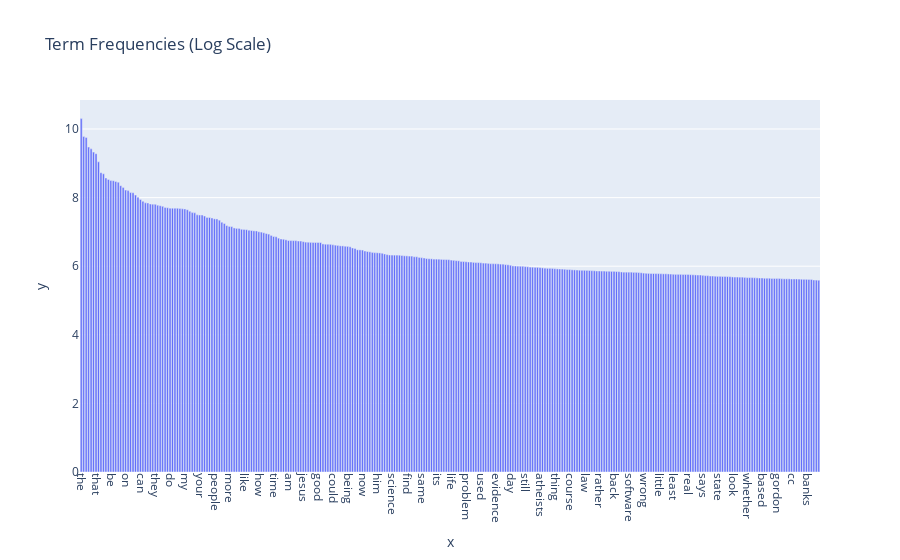

Notebook cell for this chart:
### Markdown cell above
### >>> **Exercise 15 (take home):** 
You can copy the code from the previous exercise and change the 'term_frequencies' variable for the 'term_frequencies_log', comment about the differences that you observe and talk about other possible insights that we can get from a log distribution.

### Code cell
# Answer here

import plotly.express as px

term_frequencies_log = np.array(term_frequencies_log)
term_freq_top300_idx = np.argsort(term_frequencies_log)[-300:][::-1]

fig = px.bar(x=count_vect.get_feature_names_out()[term_freq_top300_idx],
             y=term_frequencies_log[term_freq_top300_idx],
             title="Term Frequencies (Log Scale)")
fig.update_xaxes(tickangle=90)
fig.show()

# 改用 log scale 後，較不會被極大值影響視覺化的結果，曲線變的較平滑。

### Figure 1 — Plotly figure (JSON) as saved in the notebook; plotly's stock layout.template omitted (floating-point values rounded to 4 significant figures; data arrays with more than 128 entries replaced by an {"elided": "..."} marker saying what was removed)
{"data": [{"hovertemplate": "x=%{x}<br>y=%{y}<extra></extra>", "legendgroup": "", "marker": {"color": "#636efa", "pattern": {"shape": ""}}, "name": "", "orientation": "v", "showlegend": false, "textposition": "auto", "type": "bar", "x": {"elided": "300 str values"}, "xaxis": "x", "y": {"elided": "300 float values"}, "yaxis": "y"}], "layout": {"barmode": "relative", "legend": {"tracegroupgap": 0}, "title": {"text": "Term Frequencies (Log Scale)"}, "xaxis": {"anchor": "y", "domain": [0, 1], "tickangle": 90, "title": {"text": "x"}}, "yaxis": {"anchor": "x", "domain": [0, 1], "title": {"text": "y"}}}}
